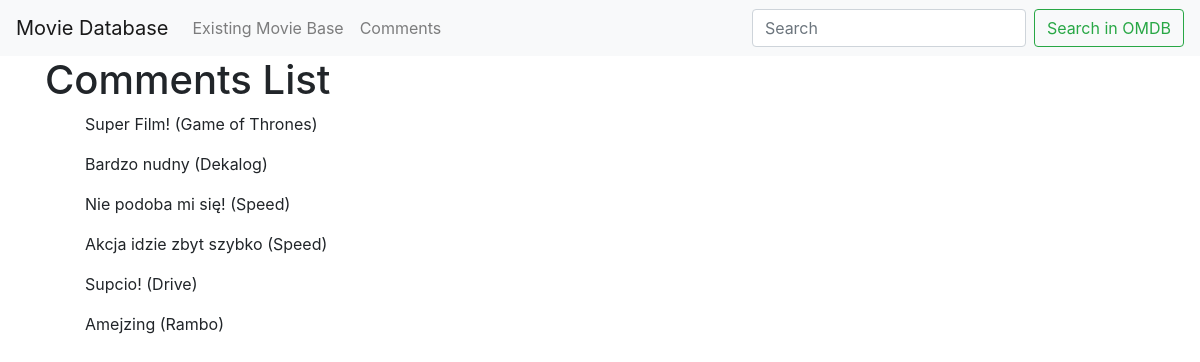
The app's page /allcomments/ with its own data.
### movieapp/models.py (models this page shows, shortened)
class Comment(models.Model):
	body = models.TextField(max_length=200)
	movie = models.ForeignKey(Movie, related_name='comments', on_delete=models.CASCADE, null=True, blank=True)

class Movie(models.Model):
	title = models.CharField(max_length=50)
	data = JSONField(null=True)
	class Meta:
		ordering = ('title',)
	def __str__(self):
		return self.title

### movieapp/views.py (the view)
# urls.py: url(r'^allcomments/', views.allcomments, name='comment_list'),
def allcomments(request):
	comment_list = Comment.objects.all()
	return render(request, 'comment_list.html', {'comment_list': comment_list})

### movieapp/templates/comment_list.html
{% extends "base.html" %}
{% load static from staticfiles %}
{% block content %}
	<div class="container">
    <h1>Comments List</h1>
    {% if comment_list %}
    <ul>
      {% for comment in comment_list %}
        <p>{{ comment.body }} ({{ comment.movie }})</p>
      {% endfor %}
    </ul>
    {% else %}
      <p>There are no movies in the database.</p>
    {% endif %}
</div>
{% endblock %}

### records on screen
Comment: body "Super Film!", movie "Game of Thrones"
Comment: body "Bardzo nudny", movie "Dekalog"
Comment: body "Nie podoba mi się!", movie "Speed"
Comment: body "Akcja idzie zbyt szybko", movie "Speed"
Comment: body "Supcio!", movie "Drive"
Comment: body "Amejzing", movie "Rambo"
